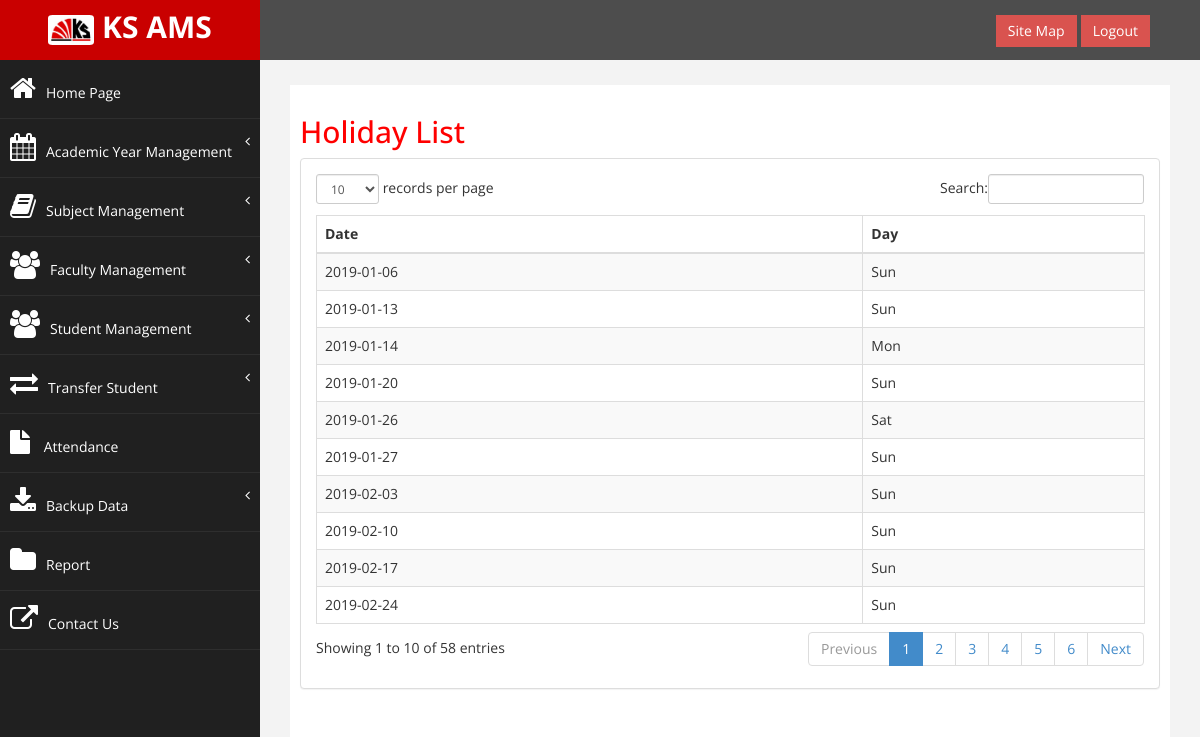
The app's page /view_holiday.php, older data.
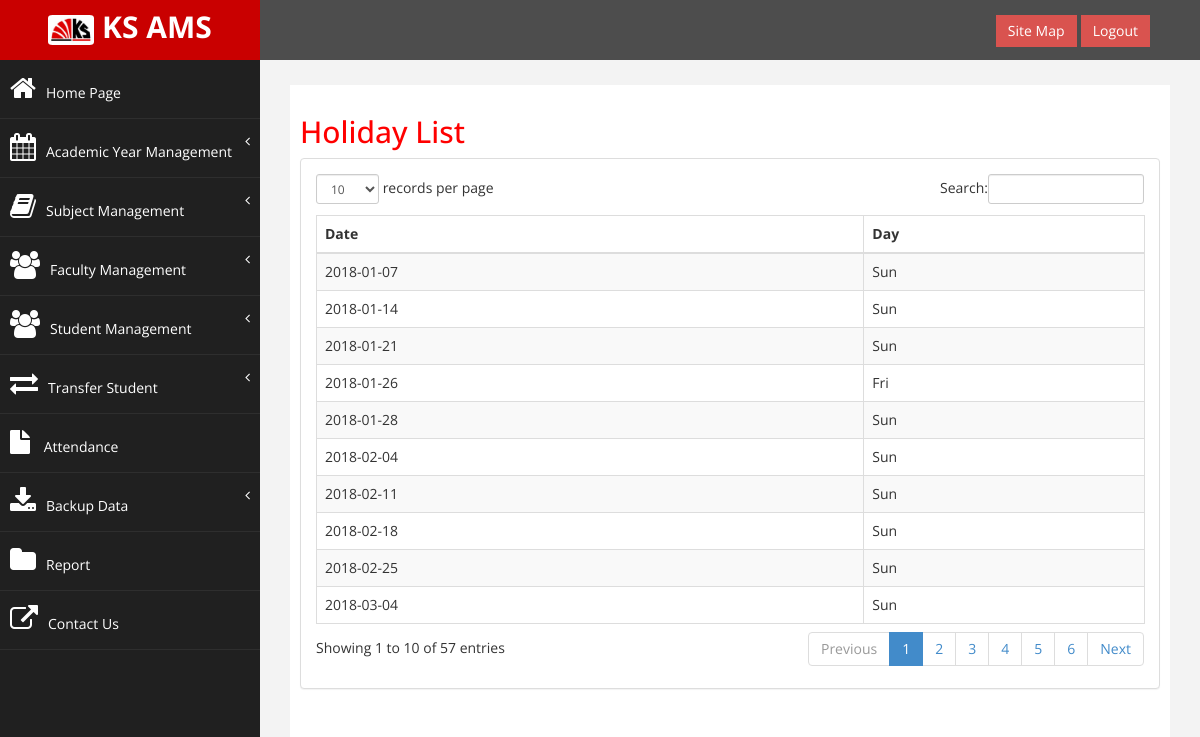
The same page, newer data.
### tables this page shows
CREATE TABLE `days` (
  `date` date NOT NULL,
  `holiday` tinyint(1) NOT NULL,
  `day` varchar(3) NOT NULL,
  `ac_year_id` int(11) NOT NULL
);

### Database/Controler.php (called while the page is built, shortened)
<?php
include 'Model.php';
$md = new model();
$a_y = $md->display($con, "academic_year");
$fd = date("Y");
$a_yf = $md->sel_pattern($con, "academic_year", "ac_year", $fd . "%");
$crs = $md->display($con, "course");
?>

### Database/Model.php (called while the page is built, shortened)
<?php
    class model
    {
        function display($con,$table)
        {
            $q="select * from $table";
            $all=$con->query($q);
            while($row=$all->fetch_object())
            {
                $r[]=$row;
            }
            if(isset($r))
                return $r;
        }
        function sel_where($con,$table,$where)
        {
            $q="select * from $table where 1=1";
            foreach($where as $k=>$v)
            {
                $q.=" and $k='$v'";
            }
            $all1=$con->query($q);
            while($row=$all1->fetch_object())
            {
                $r[]=$row;
            }
            if(isset($r))
                return $r;
        }
        function sel_pattern($con,$table,$col,$pattern)
        {
            $q="select * from $table where $col LIKE '$pattern'";
            $all1=$con->query($q);
            while($row=$all1->fetch_object())
            {
                $r[]=$row;
            }
            if(isset($r))
                return $r;
        }
    }
?>

### view_holiday.php (the view, shortened to what this page needs)
<?php
        include './Database/Controler.php';
        include 'header_admin.php';
        $where=array(
            "holiday"=>1
            );
        $hl=$md->sel_where($con, "days", $where);
?>
<h2>Holiday List</h2>
</div>
</div>
<div class="row">
<div class="col-md-12">
<div class="panel panel-default">
<div class="panel-body">
<div class="table-responsive">
<table class="table table-striped table-bordered table-hover" id="dataTables-example">
<thead>
         <th>Date</th>
         <th>Day</th>
</thead>
<tbody>
<?php
          foreach ($hl as $h)
          {
?>
                   <tr>
                       <td><?php echo $h->date;?></td>
                       <td><?php echo $h->day;?></td></tr>
<?php } ?>
</tbody>
 </table>
</div>
</div>
</div>
</div>
</div>
</div>
</div>
</div>
</body>
</html>

### header_admin.php (shortened to what this page needs)
<!DOCTYPE html>
<html xmlns="http://www.w3.org/1999/xhtml">
<head>
    <link href="assets/css/bootstrap.css" rel="stylesheet" />
    <link href="assets/css/font-awesome.css" rel="stylesheet" />
    <link href="assets/css/custom.css" rel="stylesheet" />
    <link href="assets/js/dataTables/dataTables.bootstrap.css" rel="stylesheet" />
</head>
<body>
    <div id="wrapper">
        <nav class="navbar navbar-default navbar-cls-top " role="navigation" style="margin-bottom: 0">
            <div class="navbar-header">
                <a class="navbar-brand"><img src="img/ks_logo.jpg"  width="20%" height="100%" style="border-radius:10%">&nbsp;KS AMS</a>
            </div>
 <div style="color: white;
padding: 15px 50px 5px 50px;
float: right;
font-size: 16px;">
      <form method="post">
      <button id="site_map" name="site_map" class="btn btn-danger square-btn-adjust">Site Map</button>
      <button id="logout" name="logout" class="btn btn-danger square-btn-adjust">Logout</button>
      </form>
 </div>
        </nav>
         <nav class="navbar-default navbar-side" role="navigation">
            <div class="sidebar-collapse">
                <ul class="nav" id="main-menu">
                    <li>
                        <a  href="dashboard.php"><i class="fa fa-home fa-2x"></i>Home Page</a>
                    </li>
	<li>
                        <a href="#"><i class="fa fa-calendar fa-2x"></i>Academic Year Management<span class="fa arrow"></span></a>
                    </li>
                    <li>
                        <a href="#"><i class="fa fa-book fa-2x"></i>Subject Management<span class="fa arrow"></span></a>
                    </li>
                    <li>
                        <a href="#"><i class="fa fa-users fa-2x"></i>Faculty Management<span class="fa arrow"></span></a>
                    </li>
                    <li>
                        <a href="#"><i class="fa fa-users fa-2x"></i>Student Management<span class="fa arrow"></span></a>
                    </li>
                    <li>
                        <a  href="#"><i class="fa fa-exchange fa-2x"></i>Transfer Student<span class="fa arrow"></span></a>
                    </li>
                    <li>
                        <a  href="at.php"><i class="fa fa-file fa-2x"></i> Attendance</a>
                    </li>
                    <li><a href="#"><i class="fa fa-download fa-2x"></i>Backup Data<span class="fa arrow"></span></a>
                    </li>
                    <li>
                        <a  href="report.php"><i class="fa fa-folder fa-2x"></i>Report</a>
                    </li>
                    <li>
                        <a  href="contact_us.php"><i class="fa fa-external-link fa-2x"></i>Contact Us</a>
                    </li>
            </div>
        </nav>
        <div id="page-wrapper" >
            <div id="page-inner">
                <div class="row">
                    <div class="col-md-12">

### assets/css/custom.css (style rules this page uses)
body { font-family: 'Open Sans', sans-serif; }
#wrapper { width: 100%; background:#202020; }
#page-wrapper { padding: 15px 15px; min-height: 600px; background:#F3F3F3; }
#page-inner { width:100%; margin:10px 20px 10px 0px; background-color:#fff!important; padding:10px; min-height:1200px; }
h2 { color: #f00; }
.square-btn-adjust { border: 0px solid transparent; -webkit-border-radius: 0px; -moz-border-radius: 0px; border-radius: 0px; }
.navbar-cls-top .navbar-brand { color: #fff; background: #C90000; width: 260px; text-align: center; height: 60px; font-size: 30px; font-weight: 700; }
.arrow { float: right; }
.fa.arrow:before { content: "\f104"; }
.sidebar-collapse , .sidebar-collapse .nav { background:none; }
.sidebar-collapse .nav { padding:0; }
.sidebar-collapse .nav > li > a { color:#fff; background:#202020; text-shadow:none; }
.sidebar-collapse > .nav > li > a { padding:15px 10px; }
.sidebar-collapse > .nav > li { border-bottom: 1px solid rgba(107, 108, 109, 0.19); }
.navbar-side { border:none; background-color: #202020; }
.navbar-cls-top { background:#4D4D4D; border-bottom:none; }
.navbar-default { border:0px solid black; }
.navbar-header { background: #A70303; }
.nav > li > a > i { margin-right:10px; }
@media (min-width:768px) { #page-wrapper { margin: 0 0 0 260px; padding: 15px 30px; min-height: 1200px; } }
@media (min-width:768px) { .navbar-side { z-index: 1; position: absolute; width: 260px; } }
@media (min-width:768px) { .navbar { border-radius: 0px; } }

Row changes from the older to the newer data that the page shows:
removed days: date "2019-01-06", day "Sun"
removed days: date "2019-01-13", day "Sun"
removed days: date "2019-01-14", day "Mon"
removed days: date "2019-01-20", day "Sun"
removed days: date "2019-01-26", day "Sat"
removed days: date "2019-01-27", day "Sun"
removed days: date "2019-02-03", day "Sun"
removed days: date "2019-02-10", day "Sun"
removed days: date "2019-02-17", day "Sun"
removed days: date "2019-02-24", day "Sun"
added days: date "2018-01-07", day "Sun"
added days: date "2018-01-14", day "Sun"
added days: date "2018-01-21", day "Sun"
added days: date "2018-01-26", day "Fri"
added days: date "2018-01-28", day "Sun"
added days: date "2018-02-04", day "Sun"
added days: date "2018-02-11", day "Sun"
added days: date "2018-02-18", day "Sun"
added days: date "2018-02-25", day "Sun"
added days: date "2018-03-04", day "Sun"
Text that changed along with them:
text written by a page script: "records per page Search: Showing 1 to 10 of 58 entries Previous 1 2 3 4 5 6 Next" → "records per page Search: Showing 1 to 10 of 57 entries Previous 1 2 3 4 5 6 Next"
